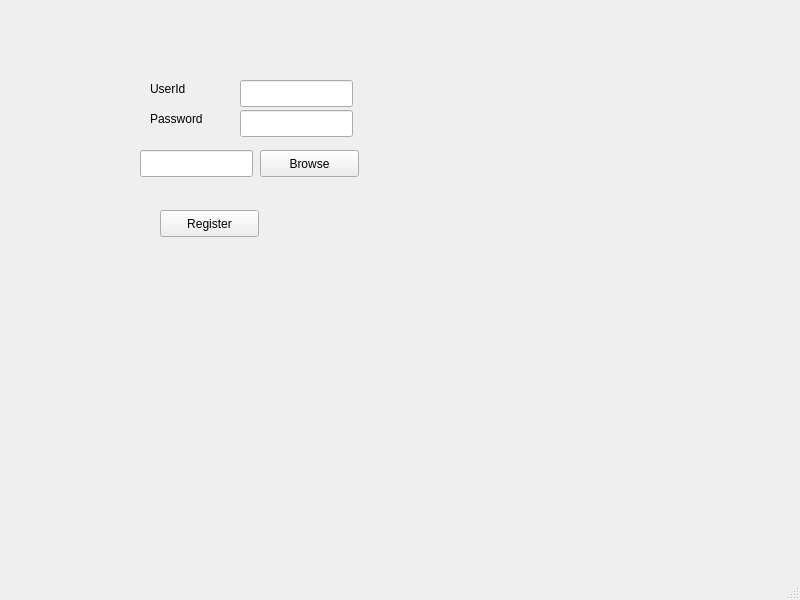
<?xml version="1.0" encoding="UTF-8"?>
<ui version="4.0">
 <class>Register</class>
 <widget class="QMainWindow" name="Register">
  <property name="geometry">
   <rect>
    <x>0</x>
    <y>0</y>
    <width>800</width>
    <height>600</height>
   </rect>
  </property>
  <property name="windowTitle">
   <string>MainWindow</string>
  </property>
  <widget class="QWidget" name="centralwidget">
   <widget class="QLabel" name="label">
    <property name="geometry">
     <rect>
      <x>150</x>
      <y>80</y>
      <width>67</width>
      <height>17</height>
     </rect>
    </property>
    <property name="text">
     <string>UserId</string>
    </property>
   </widget>
   <widget class="QLabel" name="label_2">
    <property name="geometry">
     <rect>
      <x>150</x>
      <y>110</y>
      <width>67</width>
      <height>17</height>
     </rect>
    </property>
    <property name="text">
     <string>Password</string>
    </property>
   </widget>
   <widget class="QLineEdit" name="textPath">
    <property name="geometry">
     <rect>
      <x>140</x>
      <y>150</y>
      <width>113</width>
      <height>27</height>
     </rect>
    </property>
   </widget>
   <widget class="QPushButton" name="btnBrowse">
    <property name="geometry">
     <rect>
      <x>260</x>
      <y>150</y>
      <width>99</width>
      <height>27</height>
     </rect>
    </property>
    <property name="text">
     <string>Browse</string>
    </property>
   </widget>
   <widget class="QPushButton" name="btnRegister">
    <property name="geometry">
     <rect>
      <x>160</x>
      <y>210</y>
      <width>99</width>
      <height>27</height>
     </rect>
    </property>
    <property name="text">
     <string>Register</string>
    </property>
   </widget>
   <widget class="QLineEdit" name="textUserId">
    <property name="geometry">
     <rect>
      <x>240</x>
      <y>80</y>
      <width>113</width>
      <height>27</height>
     </rect>
    </property>
   </widget>
   <widget class="QLineEdit" name="textUserPassword">
    <property name="geometry">
     <rect>
      <x>240</x>
      <y>110</y>
      <width>113</width>
      <height>27</height>
     </rect>
    </property>
   </widget>
  </widget>
  <widget class="QMenuBar" name="menubar">
   <property name="geometry">
    <rect>
     <x>0</x>
     <y>0</y>
     <width>800</width>
     <height>25</height>
    </rect>
   </property>
  </widget>
  <widget class="QStatusBar" name="statusbar"/>
 </widget>
 <resources/>
 <connections/>
</ui>
